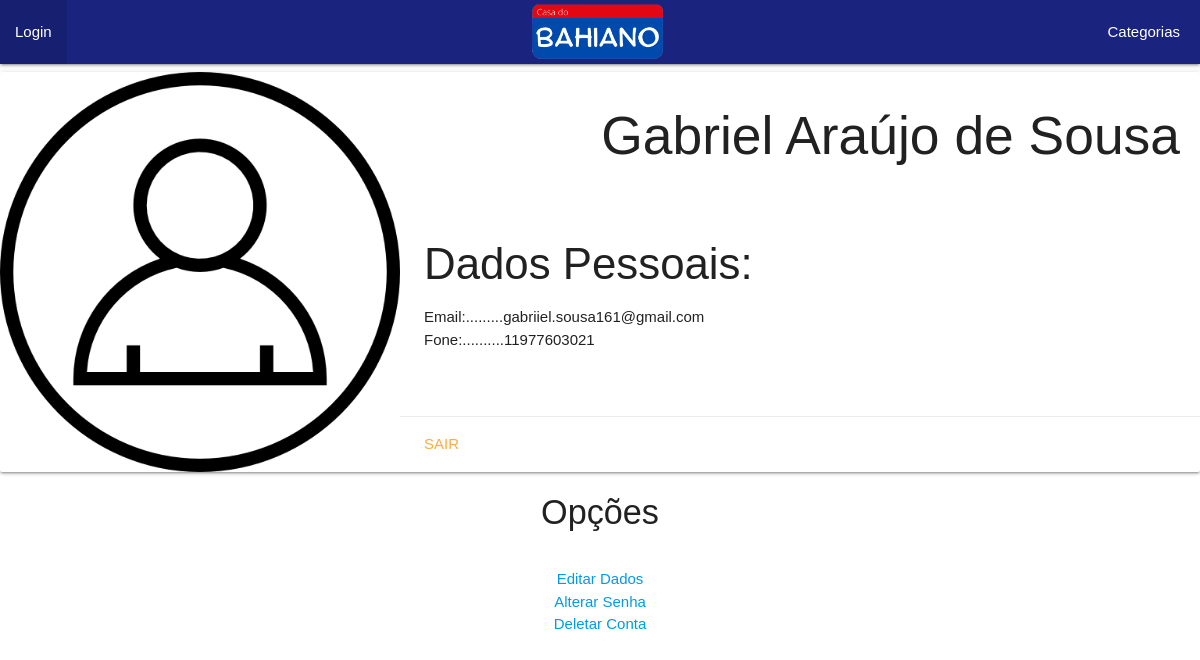
Page /LP1/projeto_final/user.php?id=1 on the committed database.
### tables this page shows
CREATE TABLE `cliente` (
  `id` int(11) NOT NULL,
  `nome` varchar(80) NOT NULL,
  `email` varchar(50) NOT NULL,
  `senha` varchar(100) NOT NULL,
  `fone` varchar(200) NOT NULL
);

### LP1/projeto_final/user.php (the view, shortened to what this page needs)
<?php
    include 'header.php';
    require_once 'conexao.php';
    $codigo = $_GET['id'];
    $selecao=$conecta->prepare("SELECT * FROM cliente where id='$codigo'");
    $selecao->execute();
    $registro = $selecao->fetch(PDO::FETCH_ASSOC);
    $nome = $registro['nome'];
    $email = $registro['email'];
    $fone = $registro['fone'];
?>
<div class="col s12 m7">
    <div class="card horizontal">
        <div class="card-image">
            <img id='user' src="img/user.png">
        </div>
      <div class="card-stacked">
      <h2 class="header"><?php echo($nome) ?></h2>
        <div class="card-content">
            <h3>Dados Pessoais:</h3>
          <p>
            <?php
                echo("Email:.........$email<br>");
                echo("Fone:..........$fone<br>");
            ?>
            </p>
        </div>
        <div class="card-action">
        <a href="logout.php">Sair</a><br>
        </div>
      </div>
    </div>
      <div class="card-stacked center">
            <div class="card-content">
            <h4>Opções</h4>
            <p>
            <br>
                <a href="altera_cliente.php?id=1">Editar Dados</a><br>
                <a href="altera_senha.php?id=1">Alterar Senha</a><br>
                <a href="exclui_cli.php?id=1">Deletar Conta</a>
            </p>
            </div>
        </div>
    </div>
<?php
    include 'footer.php';
?>

### LP1/projeto_final/css/index.css (style rules this page uses)
* { padding: 0;; margin: 0; font-family: 'Gill Sans', 'Gill Sans MT', Calibri, 'Trebuchet MS', sans-serif; }
h2 { text-align: right; padding-right: 20px; }
#user { width: 400px; }

### rows in the picture
cliente: nome "Gabriel Araújo de Sousa", email "gabriiel.sousa161@gmail.com", fone "11977603021"
